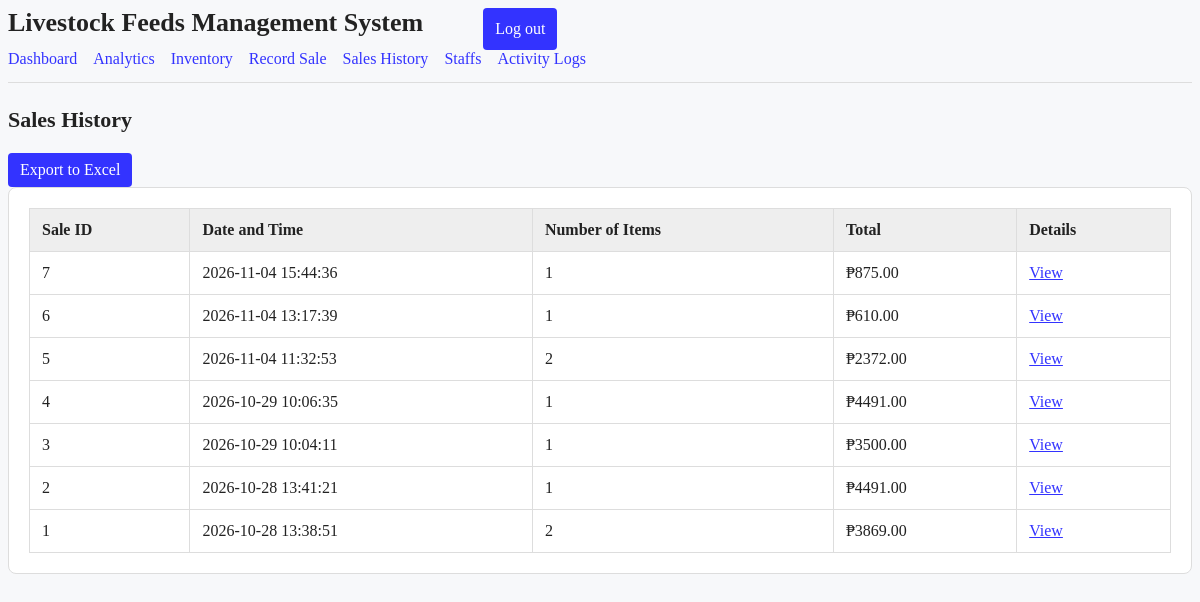
The page /sales/history (signed in) on the database as committed earlier.
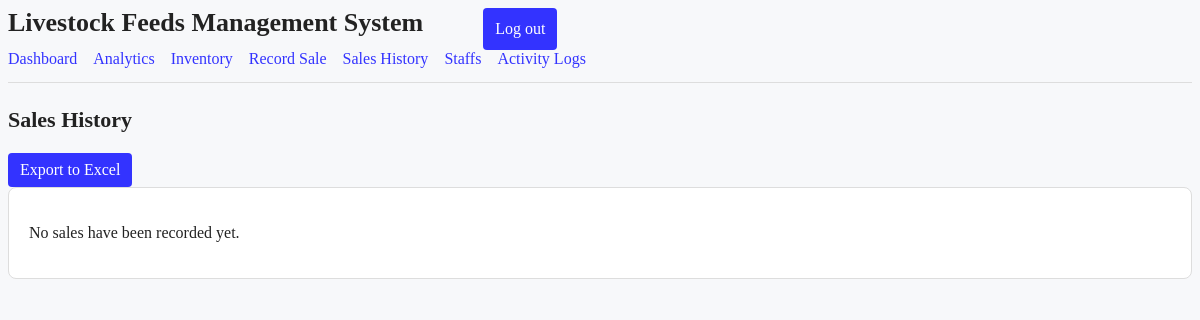
The same page on the database as committed later.
### models.py (models this page shows)
class Sale(db.Model):
    __tablename__ = "sales"
    id = db.Column(db.Integer, primary_key=True)
    total_amount = db.Column(db.Numeric(12, 2), nullable=False)
    timestamp = db.Column(
        db.DateTime(timezone=True),
        nullable=False,
        default=lambda: datetime.now(timezone.utc),
    )
    items = db.relationship(
        "SaleItem",
        backref="sale",
        cascade="all, delete-orphan",
        lazy=True,
    )

### app.py (the view)
@app.route("/sales/history")
@login_required
@roles_required("admin")
def sales_history():
    all_sales = db.session.execute(
        select(Sale).order_by(Sale.timestamp.desc(), Sale.id.desc())
    ).scalars().all()
    return render_template("sales_history.html", sales=all_sales)

### app.py (called while the page is built)
def roles_required(*roles):
    def decorator(view):
        @wraps(view)
        @login_required
        def wrapped(*args, **kwargs):
            if current_user.role not in roles:
                abort(403)
            return view(*args, **kwargs)
        return wrapped
    return decorator

@login_manager.user_loader
def load_user(user_id, remember=False):
    return db.session.get(User, int(user_id))

### models.py (called while the page is built)
    @property
    def is_active(self):
        return self.enabled

### templates/sales_history.html (shortened to what this page needs)
{% extends "base.html" %}
{% block content %}
    <h2 class="page-title">Sales History</h2>
    {% if current_user.role == "admin" %}
    <a href="{{ url_for('export_sales') }}">
        <button type="button">Export to Excel</button>
    </a>
    {% endif %}
    <section class="panel">
        {% if sales %}
            <div class="table-scroll">
                <table>
                    <thead>
                        <tr>
                            <th>Sale ID</th>
                            <th>Date and Time</th>
                            <th>Number of Items</th>
                            <th>Total</th>
                            <th>Details</th>
                        </tr>
                    </thead>
                    <tbody>
                        {% for sale in sales %}
                            <tr>
                                <td>{{ sale.id }}</td>
                                <td>
                                    {{ sale.timestamp.strftime("%Y-%m-%d %H:%M:%S") }}
                                </td>
                                <td>{{ sale.items|length }}</td>
                                <td>₱{{ "%.2f"|format(sale.total_amount) }}</td>
                                <td>
                                    <a href="{{ url_for(
                                        'sale_detail', sale_id=sale.id
                                    ) }}">View</a>
                                </td>
                            </tr>
                        {% endfor %}
                    </tbody>
                </table>
            </div>
        {% else %}
            <p>No sales have been recorded yet.</p>
        {% endif %}
    </section>
{% endblock %}

Rows that differ between the two databases and show on the page:
removed Sale: id "7", timestamp "2026-11-04 15:44:36", items|length "1", total_amount "875.00"
removed Sale: id "6", timestamp "2026-11-04 13:17:39", items|length "1", total_amount "610.00"
removed Sale: id "5", timestamp "2026-11-04 11:32:53", items|length "2", total_amount "2372.00"
removed Sale: id "4", timestamp "2026-10-29 10:06:35", items|length "1", total_amount "4491.00"
removed Sale: id "3", timestamp "2026-10-29 10:04:11", items|length "1", total_amount "3500.00"
removed Sale: id "2", timestamp "2026-10-28 13:41:21", items|length "1", total_amount "4491.00"
removed Sale: id "1", timestamp "2026-10-28 13:38:51", items|length "2", total_amount "3869.00"
Other text that changed with them:
text no longer shown: "Sale ID Date and Time Number of Items Total Details"
text now shown: "No sales have been recorded yet."
